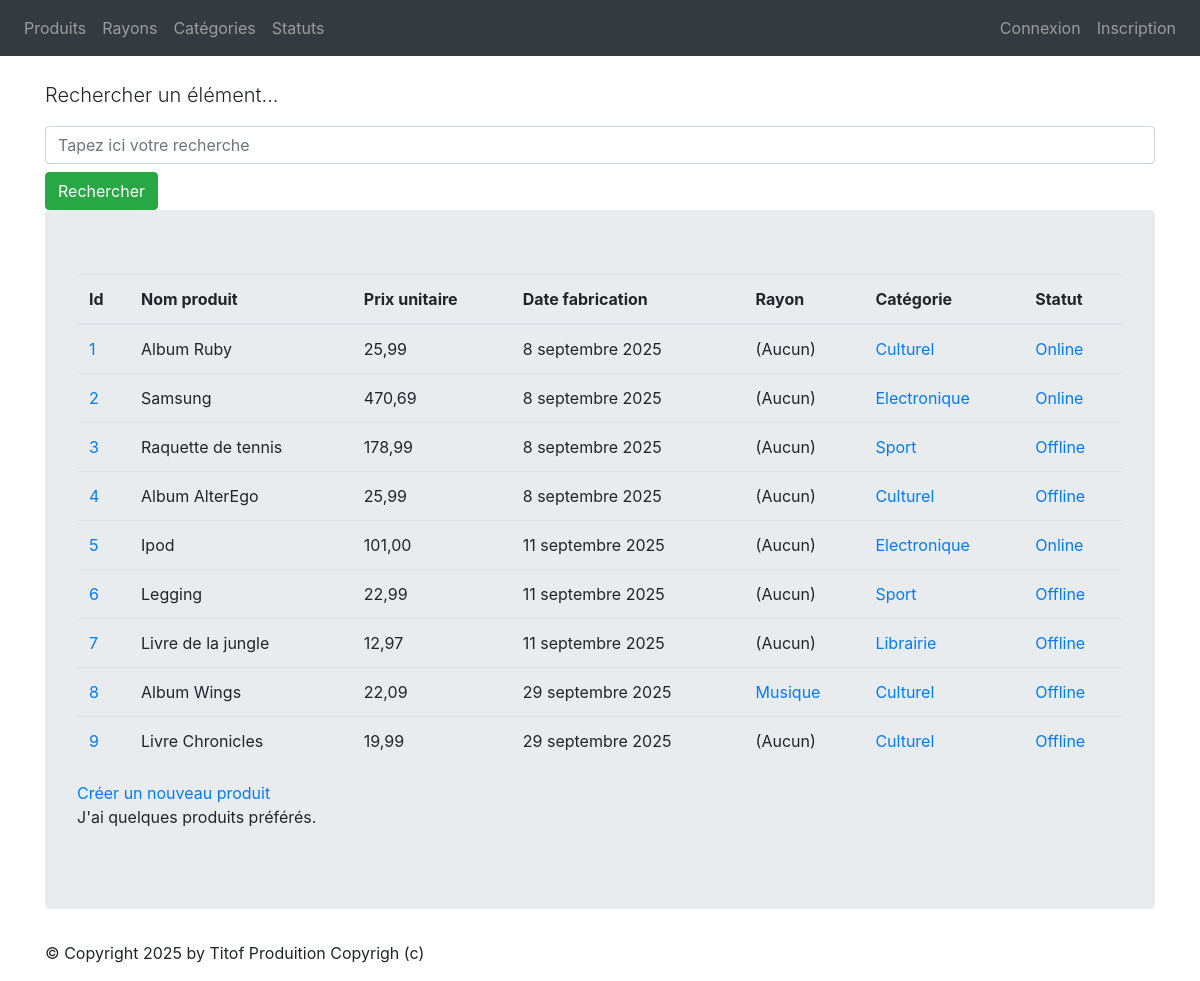
Page /monApp/produits/ on the earlier database version.
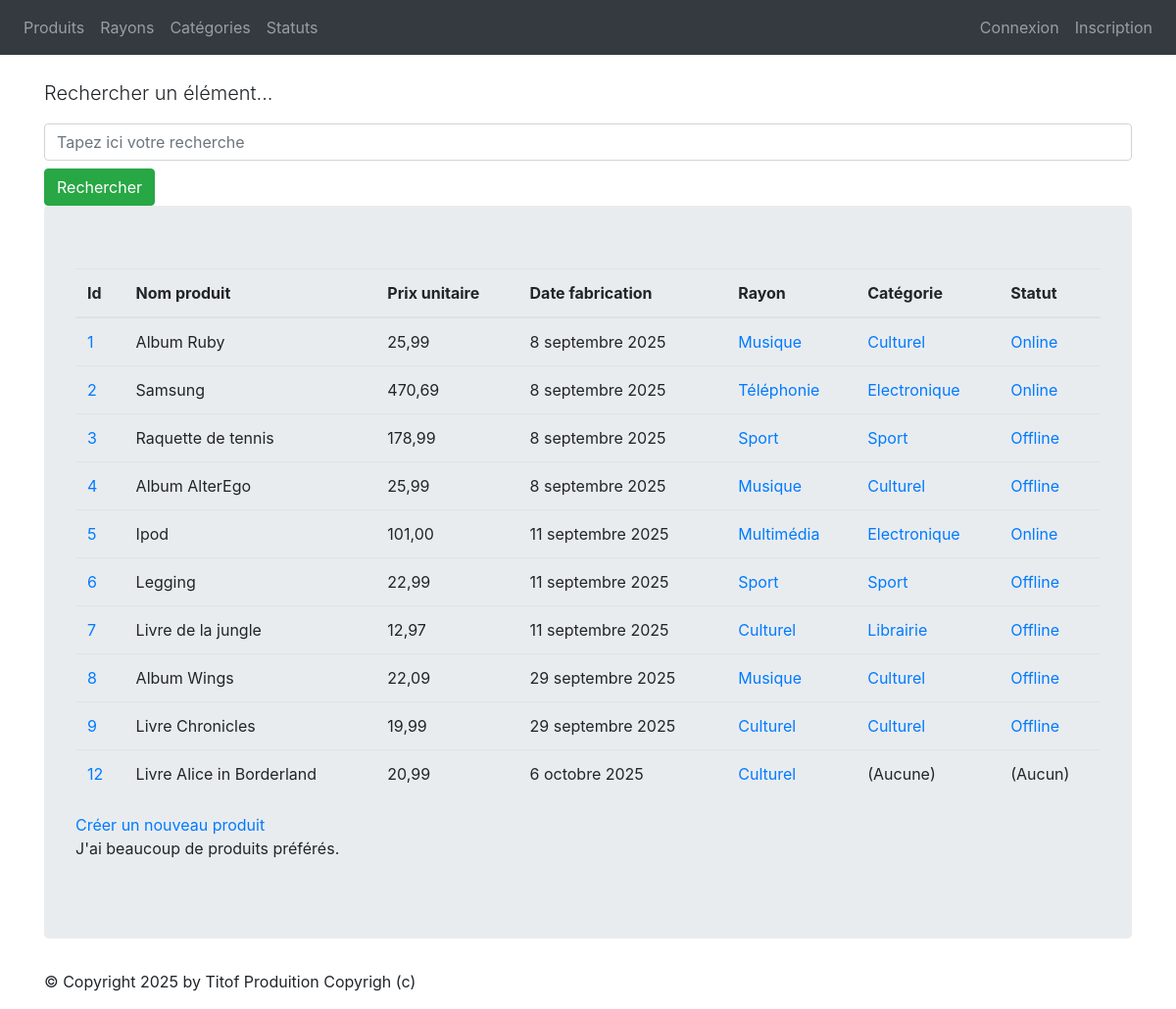
Same page on the later database version.
### monApp/models.py (models this page shows, shortened)
class Produit(models.Model):
    refProd = models.AutoField(primary_key=True)
    intituleProd = models.CharField(max_length=200)
    prixUnitaireProd = models.DecimalField(max_digits=10, decimal_places=2)
    dateFabProd = models.DateField(default=date.today)
    categorie = models.ForeignKey(Categorie, on_delete=models.CASCADE, related_name="produits_categorie", null=True, blank=True)
    status = models.ForeignKey(Statut, on_delete=models.CASCADE, related_name="produits_status",null=True, blank=True)
    rayon = models.ForeignKey(Rayon, on_delete=models.CASCADE, related_name="produits_rayon",null=True, blank=True)

class Categorie(models.Model):
    idCat = models.AutoField(primary_key=True)
    nomCat = models.CharField(max_length=100)
    def __str__(self):
        return self.nomCat

class Statut(models.Model):
    idStatus = models.AutoField(primary_key=True)
    libelleStatus = models.CharField(max_length=100)
    def __str__(self):
        return self.libelleStatus

class Rayon(models.Model):
    idRayon = models.AutoField(primary_key=True)
    nomRayon = models.CharField(max_length=100)
    def __str__(self):
        return self.nomRayon

### monApp/views.py (the view)
# urls.py: path("produits/",views.ProduitListView.as_view(),name="lst_prdts"),
class ProduitListView(ListView):
    model = Produit
    template_name = "list_produits.html"
    context_object_name = "prdts"
    def get_queryset(self):
        query = self.request.GET.get('search')
        if query:
            return Produit.objects.filter(intituleProd__icontains=query).select_related('categorie').select_related('status')
        return Produit.objects.select_related('categorie').select_related('status')
    def get_context_data(self, **kwargs):
        context = super(ProduitListView, self).get_context_data(**kwargs)
        context['titremenu'] = "Liste de mes produits"
        return context

### monApp/templates/list_produits.html
{% extends 'recherche.html' %}
{% block content %}
<table class="table">
    <thead>
        <th>Id</th>
        <th>Nom produit</th>
        <th>Prix unitaire</th>
        <th>Date fabrication</th>
        <th>Rayon</th>
        <th>Catégorie</th>
        <th>Statut</th>
    </thead>
    <tbody>
    {% for prdt in prdts %}
    <tr>
        <td><a href="{% url 'dtl_prdt' prdt.refProd %}">{{ prdt.refProd }}</a></td>
        <td>{{ prdt.intituleProd }} </td>
        <td>{{ prdt.prixUnitaireProd }} </td>
        <td>{{ prdt.dateFabProd }} </td>
        <td>
        {% if prdt.rayon %}
            <a href="{% url 'dtl_rayon' prdt.rayon.idRayon %}">{{ prdt.rayon }}</a>
        {% else %}
            (Aucun)
        {% endif %}
        </td>
        <td>
        {% if prdt.categorie %}
            <a href="{% url 'dtl_categorie' prdt.categorie.idCat %}">{{ prdt.categorie }}</a>
        {% else %}
            (Aucune)
        {% endif %}
        </td>
        <td>
            {% if prdt.status %}
            <a href="{% url 'dtl_statut' prdt.status.idStatus %}">{{ prdt.status }}</a>
        {% else %}
            (Aucun)
        {% endif %}
        </td>
    </tr>
    {% endfor %}
    </tbody>
</table>
<a href="{% url 'crt_prdt' %}">Créer un nouveau produit</a>
<p>
J'ai
{% if prdts|length < 5 %}
    peu de
{% elif prdts|length < 10 %}
    quelques
{% else %}
    beaucoup de
{% endif %}
produits préférés.
</p>
{% endblock %}

### monApp/templates/recherche.html (shortened to what this page needs)
<!doctype html>
{% load static %}
<html lang="fr">
    <head>
        {% block styles %}
        <link rel="stylesheet" href="{% static 'styles.css' %}" />
        <link rel="stylesheet" href="{% static 'node_modules/bootstrap/dist/css/bootstrap.min.css' %}">
        {% endblock %}
    </head>
    <body>
        {% block nav %}
        <nav class="navbar navbar-expand-md navbar-dark bg-dark mb-4">
            <div class="collapse navbar-collapse" id="navbarNav">
                <ul class="navbar-nav">
                    <li class="nav-item">
                        <a class="nav-link" href="{% url 'lst_prdts' %}">Produits</a>
                    </li>
                    <li class="nav-item">
                        <a class="nav-link" href="{% url 'list_rayons' %}">Rayons</a>
                    </li>
                    <li class="nav-item">
                        <a class="nav-link" href="{% url 'list_categories' %}">Catégories</a>
                    </li>
                    <li class="nav-item">
                        <a class="nav-link" href="{% url 'list_statuts' %}">Statuts</a>
                    </li>
                </ul>
                <ul class="navbar-nav ml-auto">
                    {% if user.is_authenticated %}
                        <li class="nav-item">
                        <a class="nav-link" href="{% url 'logout' %}">Déconnexion</a>
                        </li>
                    {%else%}
                        <li class="nav-item">
                        <a class="nav-link" href="{% url 'login' %}">Connexion</a>
                        </li>
                        <li class="nav-item">
                        <a class="nav-link" href="{% url 'register' %}">Inscription</a>
                        </li>
                    {%endif%}
                </ul>
            </div>
        </nav >
        {% endblock %}
        <main role="main" class="container top-pushed">
                <p class="lead mb-3 ml-0">Rechercher un élément...</p>
                <form method="GET" action="">
                    <input class="form-control" type="text" name="search" placeholder="Tapez ici votre recherche"
                    value="{{ request.GET.search }}">
                    <button type="submit" class="btn btn-success mt-2">Rechercher</button>
                </form>
            <div class="jumbotron">
            {% block content %}
            {% endblock %}
            </div>
        </main >
        <footer class="footer">
            <div class="container">
                <p>&copy; Copyright {% now "Y" %} by Titof Produition Copyrigh (c)</p>
            </div>
        </footer>
    </body>
</html>

Differences in the rows shown:
changed Produit "Album Ruby": rayon (not shown) → "Musique"; no longer shows "(Aucun)"
changed Produit "Samsung": rayon (not shown) → "Téléphonie"; no longer shows "(Aucun)"
changed Produit "Raquette de tennis": rayon (not shown) → "Sport"; no longer shows "(Aucun)"
changed Produit "Album AlterEgo": rayon (not shown) → "Musique"; no longer shows "(Aucun)"
changed Produit "Ipod": rayon (not shown) → "Multimédia"; no longer shows "(Aucun)"
changed Produit "Legging": rayon (not shown) → "Sport"; no longer shows "(Aucun)"
changed Produit "Livre de la jungle": rayon (not shown) → "Culturel"; no longer shows "(Aucun)"
changed Produit "Livre Chronicles": rayon (not shown) → "Culturel"; no longer shows "(Aucun)"
added Produit: refProd "12", intituleProd "Livre Alice in Borderland", prixUnitaireProd "20,99", dateFabProd "6 octobre 2025", rayon "Culturel", shows "(Aucune)", shows "(Aucun)"
Other differences:
text no longer shown: "quelques"
text now shown: "beaucoup de"
